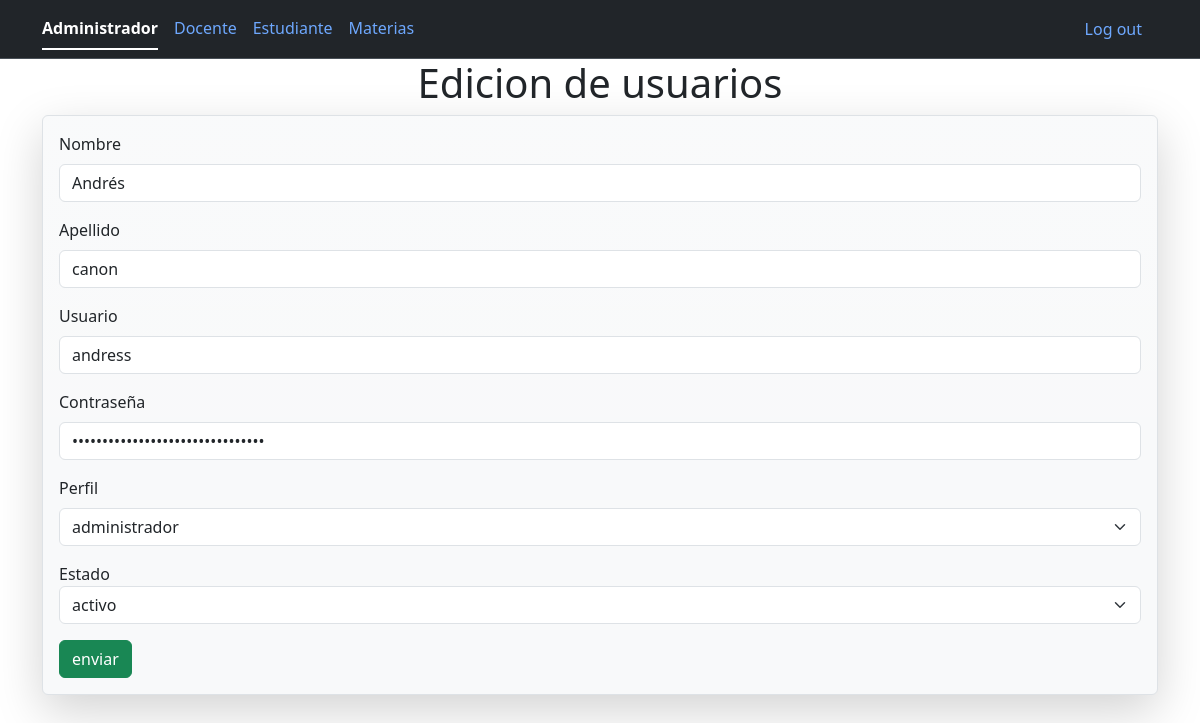
Screenshot of /ProyectoNotasphp/Administrador/pages/editar.php?id=8 with the database file from the repository.
### tables this page shows
CREATE TABLE `usuarios` (
  `id_usuario` int(11) NOT NULL,
  `Nombreusu` varchar(60) NOT NULL,
  `Apellidousu` varchar(60) NOT NULL,
  `Usuario` varchar(40) NOT NULL,
  `Passwordusu` varchar(80) NOT NULL,
  `Perfil` varchar(30) NOT NULL,
  `Estado` varchar(20) NOT NULL
);

### ProyectoNotasphp/conexion.php (called while the page is built, shortened)
<?php
class Conexion{
	private $drive = "mysql";
	private $host = "localhost";
	private $dbname = "notas2023";
	private $usuario = "root";
	private $contra = "";
	public function __construct(){
		try {
			$db = new PDO("{$this->drive}:host={$this->host};dbname={$this->dbname}", $this->usuario,$this->contra);
			$db->setAttribute(PDO::ATTR_ERRMODE, PDO::ERRMODE_EXCEPTION );
			return $db;
		} catch (PDOException $e) {
			echo "Conexion no exitosa: " . $e->getMessage();
		}
	}
}
 ?>

### ProyectoNotasphp/Administrador/modelos/Administrador.php (called while the page is built, shortened)
<?php
    include_once("../../Conexion.php");
    class Administrador extends Conexion{
        public function __construct(){
            $this->db = parent::__construct();
        }
        public function getidad($id){
            $statement = $this->db->prepare("SELECT * from usuarios where id_usuario = :id");
            $statement->bindParam(":id",$id);
            $statement->execute();
            $resultado = $statement->fetch(PDO::FETCH_ASSOC);
            return $resultado;
        }
    }
?>

### ProyectoNotasphp/Administrador/pages/editar.php (the view, shortened to what this page needs)
<!DOCTYPE html>
<html>
<head>
	<link href="https://cdn.jsdelivr.net/npm/bootstrap@5.3.0/dist/css/bootstrap.min.css" rel="stylesheet">
</head>
<body>
	<?php
	require_once("../../Conexion.php");
	require_once("../modelos/Administrador.php");
	$id = $_GET["id"];
	$admin = new Administrador();
	$row = $admin->getidad($id);
	if ($row) {
		?>
	 <nav class="navbar bg-dark border-bottom border-bottom-dark" data-bs-theme="dark">
		<div class="container">
			<ul class="nav nav-underline justify-content-center">
				<li class="nav-item">
					<a href="../../Administrador/pages/index.php" class="nav-link active">Administrador</a>
				</li>
				<li class="nav-item">
					<a href="../../Docente/pages/index.php" class="nav-link">Docente</a>
				</li>
				<li class="nav-item">
					<a href="../../Estudiante/pages/index.php" class="nav-link">Estudiante</a>
				</li>
				<li class="nav-item">
					<a href="../../Materia/pages/index.php" class="nav-link">Materias</a>
				</li>
				</ul>
				<ul class="nav nav-pills">
					<li class="nav-item "><a class="nav-link disabled"href=""><?php echo $_SESSION['nombre'] ?></a></li>
					<li class="nav-item">
						<a href="../../Usuario/controladores/salir.php" class="nav-link">Log out</a>
					</li>
				</ul>
		</div>
	</nav>
		<div class="container">
		<h1 class="text-center">Edicion de usuarios</h1>
	<form action="../controladores/editarusuarios.php" method="post" class="bg-light bg-gradient shadow-lg p-3 mb-5 bg-body-tertiary rounded border">
		<div class="mb-3">
			<label for="nombre" class="form-label">Nombre</label>
			<input type="text" name="nombre" id="nombre" class="form-control"
			value="<?php echo $row['Nombreusu'] ?>">
		</div>
		<div class="mb-3">
			<label for="apellido" class="form-label">Apellido</label>
			<input type="text" name="apellido" id="apellido" class="form-control" value="<?php echo $row['Apellidousu'] ?>" >
		</div>
		<div class="mb-3">
			<label for="usuario" class="form-label">Usuario</label>
			<input type="text" name="usuario" id="usuario" class="form-control" value="<?php echo $row['Usuario'] ?>">
		</div>
		<div class="mb-3">
			<label for="password" class="form-label">Contraseña</label>
			<input type="password" name="password" id="password" class="form-control" value="<?php echo $row['Passwordusu'] ?>">
		</div>
		<div class="mb-3">
			<label for="perfil" class="form-label">Perfil</label>
			<select name="perfil" id="perfil"  class="form-select">
				<option value="<?php echo $row['Perfil'] ?>" selected><?php echo $row['Perfil'] ?></option>
			</select>
		</div>
		<div class="mb-3">
			<label for="estado">Estado</label>
			<select name="estado" id="estado" class="form-select">
				<option value="<?php echo $row['Estado'] ?>" selected><?php echo $row['Estado'] ?></option>
			</select>
		</div>
		<input type="submit" name="enviar" value="enviar" class="btn btn-success">
	</form>
	</div>
	 <?php } ?>
</body>
</html>

### rows the page displays
usuarios: nombre "Andrés", apellido "canon", usuario "andress", perfil "administrador", estado "activo"
